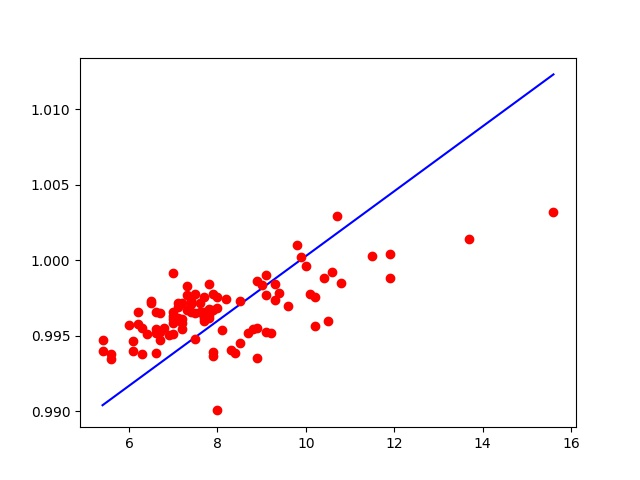

Here is the Python script that generated this plot:
import os
import sys
import numpy as np
from numpy import genfromtxt
import time
import matplotlib.pyplot as plt

X = genfromtxt('dataset/linearX.csv',delimiter = ',') # list of training example vectors
X_save = X
if X.ndim == 1:
    X = X[np.newaxis]
    X = np.transpose(X) # convert into 2-d matrix if there is only one feature

Y = genfromtxt('dataset/linearY.csv',delimiter = ',') # list of training outputs
Y_save = Y
Y = Y[np.newaxis]
Y = np.transpose(Y) # now we have Y as column vector

m = len(X) # number of training examples
if m == 0 :
    print "Training data missing"
x0 = np.ones((m,1))
X = np.hstack((x0,X)) # adding ones to training vectors

alpha = 0.00004 # learning rate
epsilon = 0.0000001 # stopping criterion



def gradient_descent():
    global X,Y,alpha,epsilon
    n = len(X[0]) # number of input features
    theta = np.zeros((n,1)) # initialized parameters with zero
    prev_J_theta = np.zeros((1,1))
    count_iter = 0
    while(True):
        count_iter +=1
        hypothesis_val = np.matmul(X,theta)
        error = Y - hypothesis_val
        J_theta = 0.5 * np.matmul(np.transpose(error),error)
        # print "iteration count -> ", count_iter, "\t J(theta) -> ",np.asscalar(J_theta)
        if abs(np.asscalar(J_theta - prev_J_theta)) < epsilon:
            return theta
        prev_J_theta = J_theta
        X_transpose = np.transpose(X)
        update_theta = np.matmul(X_transpose,error) #using linear derivative formulae
        theta = theta + alpha * update_theta



theta = gradient_descent()
X_min = np.min(X_save)
X_max = np.max(X_save)
Y_min = theta[0][0] + theta[1][0] * X_min
Y_max = theta[0][0] + theta[1][0] * X_max
plt.plot([X_min,X_max],[Y_min,Y_max],c='b')
plt.plot(X_save, Y_save,'ro')
plt.show()
